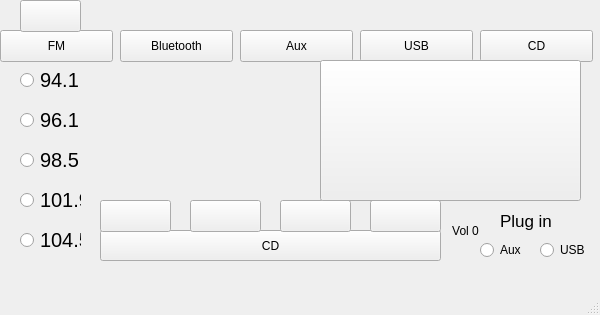
<?xml version="1.0" encoding="UTF-8"?>
<ui version="4.0">
 <class>MainWindow</class>
 <widget class="QMainWindow" name="MainWindow">
  <property name="geometry">
   <rect>
    <x>0</x>
    <y>0</y>
    <width>600</width>
    <height>315</height>
   </rect>
  </property>
  <property name="windowTitle">
   <string>MainWindow</string>
  </property>
  <widget class="QWidget" name="centralwidget">
   <widget class="QPushButton" name="button_fm">
    <property name="geometry">
     <rect>
      <x>0</x>
      <y>30</y>
      <width>113</width>
      <height>32</height>
     </rect>
    </property>
    <property name="text">
     <string>FM</string>
    </property>
   </widget>
   <widget class="QLabel" name="label_song">
    <property name="geometry">
     <rect>
      <x>130</x>
      <y>70</y>
      <width>181</width>
      <height>31</height>
     </rect>
    </property>
    <property name="text">
     <string/>
    </property>
   </widget>
   <widget class="QLabel" name="label_artist">
    <property name="geometry">
     <rect>
      <x>130</x>
      <y>110</y>
      <width>181</width>
      <height>31</height>
     </rect>
    </property>
    <property name="text">
     <string/>
    </property>
   </widget>
   <widget class="QLabel" name="label_album">
    <property name="geometry">
     <rect>
      <x>130</x>
      <y>150</y>
      <width>181</width>
      <height>31</height>
     </rect>
    </property>
    <property name="text">
     <string/>
    </property>
   </widget>
   <widget class="QPushButton" name="button_bluetooth">
    <property name="geometry">
     <rect>
      <x>120</x>
      <y>30</y>
      <width>113</width>
      <height>32</height>
     </rect>
    </property>
    <property name="text">
     <string>Bluetooth</string>
    </property>
   </widget>
   <widget class="QPushButton" name="button_aux">
    <property name="geometry">
     <rect>
      <x>240</x>
      <y>30</y>
      <width>113</width>
      <height>32</height>
     </rect>
    </property>
    <property name="text">
     <string>Aux</string>
    </property>
   </widget>
   <widget class="QPushButton" name="button_usb">
    <property name="geometry">
     <rect>
      <x>360</x>
      <y>30</y>
      <width>113</width>
      <height>32</height>
     </rect>
    </property>
    <property name="text">
     <string>USB</string>
    </property>
   </widget>
   <widget class="QPushButton" name="button_cd">
    <property name="geometry">
     <rect>
      <x>480</x>
      <y>30</y>
      <width>113</width>
      <height>32</height>
     </rect>
    </property>
    <property name="text">
     <string>CD</string>
    </property>
   </widget>
   <widget class="QRadioButton" name="button_radio_aux">
    <property name="geometry">
     <rect>
      <x>480</x>
      <y>240</y>
      <width>51</width>
      <height>20</height>
     </rect>
    </property>
    <property name="text">
     <string>Aux</string>
    </property>
    <attribute name="buttonGroup">
     <string notr="true">outlet</string>
    </attribute>
   </widget>
   <widget class="QRadioButton" name="button_radio_usb">
    <property name="geometry">
     <rect>
      <x>540</x>
      <y>240</y>
      <width>51</width>
      <height>20</height>
     </rect>
    </property>
    <property name="text">
     <string>USB</string>
    </property>
    <attribute name="buttonGroup">
     <string notr="true">outlet</string>
    </attribute>
   </widget>
   <widget class="QLabel" name="label">
    <property name="geometry">
     <rect>
      <x>500</x>
      <y>200</y>
      <width>81</width>
      <height>41</height>
     </rect>
    </property>
    <property name="font">
     <font>
      <pointsize>13</pointsize>
     </font>
    </property>
    <property name="text">
     <string>Plug in</string>
    </property>
    <property name="wordWrap">
     <bool>true</bool>
    </property>
   </widget>
   <widget class="QLabel" name="label_big">
    <property name="geometry">
     <rect>
      <x>130</x>
      <y>110</y>
      <width>171</width>
      <height>71</height>
     </rect>
    </property>
    <property name="font">
     <font>
      <pointsize>18</pointsize>
      <weight>75</weight>
      <bold>true</bold>
     </font>
    </property>
    <property name="text">
     <string/>
    </property>
    <property name="wordWrap">
     <bool>true</bool>
    </property>
   </widget>
   <widget class="QPushButton" name="button_player">
    <property name="geometry">
     <rect>
      <x>100</x>
      <y>230</y>
      <width>341</width>
      <height>31</height>
     </rect>
    </property>
    <property name="text">
     <string>CD</string>
    </property>
   </widget>
   <widget class="QRadioButton" name="button_94">
    <property name="geometry">
     <rect>
      <x>20</x>
      <y>70</y>
      <width>61</width>
      <height>20</height>
     </rect>
    </property>
    <property name="font">
     <font>
      <pointsize>15</pointsize>
     </font>
    </property>
    <property name="text">
     <string>94.1</string>
    </property>
    <attribute name="buttonGroup">
     <string notr="true">station</string>
    </attribute>
   </widget>
   <widget class="QRadioButton" name="button_96">
    <property name="geometry">
     <rect>
      <x>20</x>
      <y>110</y>
      <width>61</width>
      <height>20</height>
     </rect>
    </property>
    <property name="font">
     <font>
      <pointsize>15</pointsize>
     </font>
    </property>
    <property name="text">
     <string>96.1</string>
    </property>
    <attribute name="buttonGroup">
     <string notr="true">station</string>
    </attribute>
   </widget>
   <widget class="QRadioButton" name="button_98">
    <property name="geometry">
     <rect>
      <x>20</x>
      <y>150</y>
      <width>61</width>
      <height>20</height>
     </rect>
    </property>
    <property name="font">
     <font>
      <pointsize>15</pointsize>
     </font>
    </property>
    <property name="text">
     <string>98.5</string>
    </property>
    <attribute name="buttonGroup">
     <string notr="true">station</string>
    </attribute>
   </widget>
   <widget class="QRadioButton" name="button_101">
    <property name="geometry">
     <rect>
      <x>20</x>
      <y>190</y>
      <width>61</width>
      <height>20</height>
     </rect>
    </property>
    <property name="font">
     <font>
      <pointsize>15</pointsize>
     </font>
    </property>
    <property name="text">
     <string>101.9</string>
    </property>
    <attribute name="buttonGroup">
     <string notr="true">station</string>
    </attribute>
   </widget>
   <widget class="QRadioButton" name="button_104">
    <property name="geometry">
     <rect>
      <x>20</x>
      <y>230</y>
      <width>61</width>
      <height>20</height>
     </rect>
    </property>
    <property name="font">
     <font>
      <pointsize>15</pointsize>
     </font>
    </property>
    <property name="text">
     <string>104.5</string>
    </property>
    <attribute name="buttonGroup">
     <string notr="true">station</string>
    </attribute>
   </widget>
   <widget class="QPushButton" name="button_ff">
    <property name="geometry">
     <rect>
      <x>190</x>
      <y>200</y>
      <width>71</width>
      <height>32</height>
     </rect>
    </property>
    <property name="text">
     <string/>
    </property>
   </widget>
   <widget class="QPushButton" name="button_rw">
    <property name="geometry">
     <rect>
      <x>100</x>
      <y>200</y>
      <width>71</width>
      <height>32</height>
     </rect>
    </property>
    <property name="text">
     <string/>
    </property>
   </widget>
   <widget class="QPushButton" name="button_vol">
    <property name="geometry">
     <rect>
      <x>370</x>
      <y>200</y>
      <width>71</width>
      <height>32</height>
     </rect>
    </property>
    <property name="text">
     <string/>
    </property>
   </widget>
   <widget class="QPushButton" name="button_play">
    <property name="geometry">
     <rect>
      <x>280</x>
      <y>200</y>
      <width>71</width>
      <height>32</height>
     </rect>
    </property>
    <property name="text">
     <string/>
    </property>
   </widget>
   <widget class="QPushButton" name="label_picture">
    <property name="geometry">
     <rect>
      <x>320</x>
      <y>60</y>
      <width>261</width>
      <height>141</height>
     </rect>
    </property>
    <property name="text">
     <string/>
    </property>
   </widget>
   <widget class="QLabel" name="label_vol">
    <property name="geometry">
     <rect>
      <x>450</x>
      <y>210</y>
      <width>31</width>
      <height>41</height>
     </rect>
    </property>
    <property name="text">
     <string>Vol 0</string>
    </property>
    <property name="alignment">
     <set>Qt::AlignCenter</set>
    </property>
    <property name="wordWrap">
     <bool>true</bool>
    </property>
   </widget>
   <widget class="QPushButton" name="button_power">
    <property name="geometry">
     <rect>
      <x>20</x>
      <y>0</y>
      <width>61</width>
      <height>32</height>
     </rect>
    </property>
    <property name="text">
     <string/>
    </property>
   </widget>
  </widget>
  <widget class="QMenuBar" name="menubar">
   <property name="geometry">
    <rect>
     <x>0</x>
     <y>0</y>
     <width>600</width>
     <height>24</height>
    </rect>
   </property>
  </widget>
  <widget class="QStatusBar" name="statusbar"/>
 </widget>
 <resources/>
 <connections/>
 <buttongroups>
  <buttongroup name="outlet"/>
  <buttongroup name="station"/>
 </buttongroups>
</ui>
